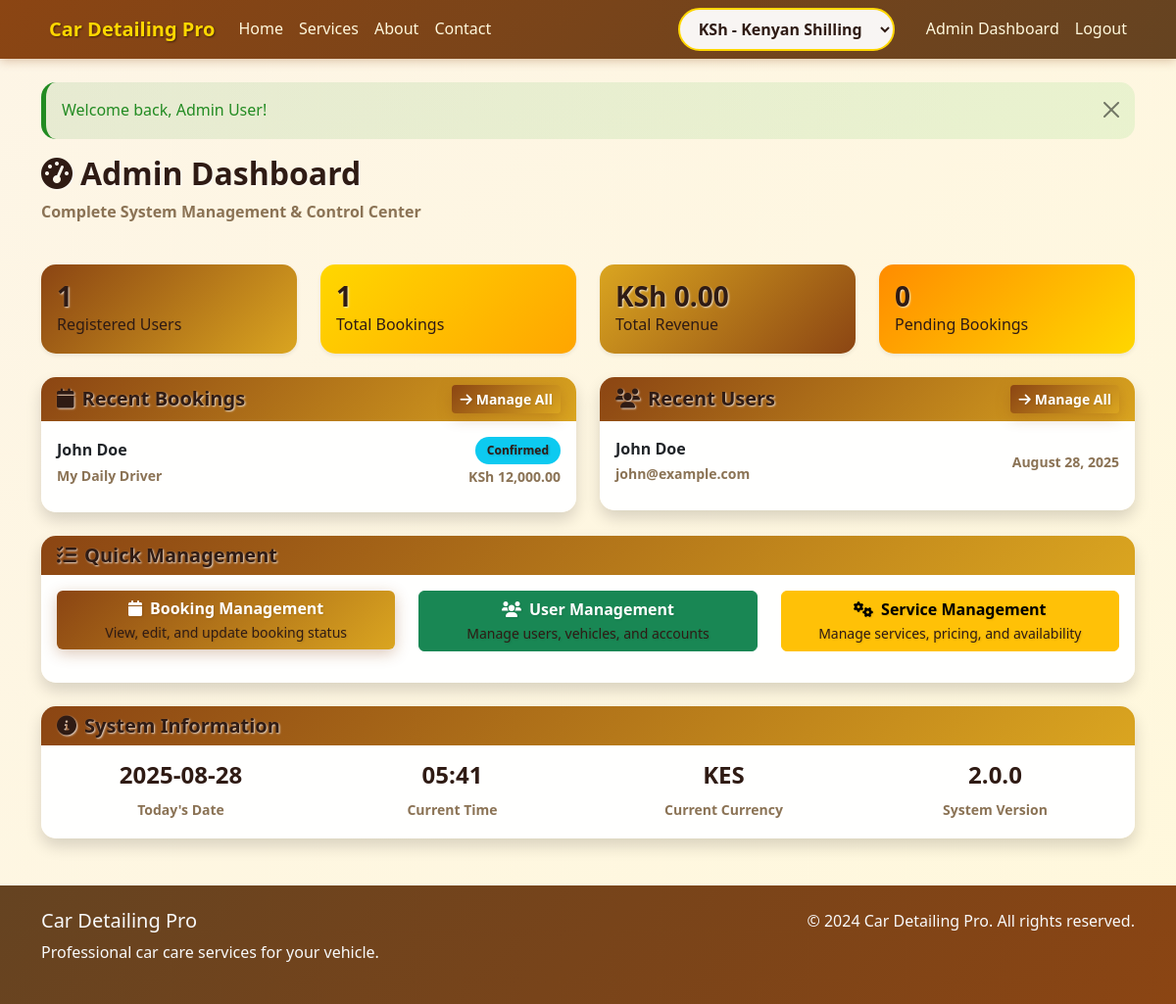
/index.php?page=admin (signed in), run on the app's committed database.
### tables this page shows
CREATE TABLE bookings (
    id INT AUTO_INCREMENT PRIMARY KEY,
    user_id INT NOT NULL,
    vehicle_id INT NOT NULL,
    service_type ENUM('mobile', 'facility') NOT NULL,
    appointment_date DATE NOT NULL,
    appointment_time TIME NOT NULL,
    location TEXT,
    total_amount DECIMAL(10,2) NOT NULL,
    status ENUM('pending', 'confirmed', 'in_progress', 'completed', 'cancelled') DEFAULT 'pending',
    admin_notes TEXT,
    created_at TIMESTAMP DEFAULT CURRENT_TIMESTAMP,
    updated_at TIMESTAMP DEFAULT CURRENT_TIMESTAMP ON UPDATE CURRENT_TIMESTAMP,
    FOREIGN KEY (user_id) REFERENCES users(id) ON DELETE CASCADE,
    FOREIGN KEY (vehicle_id) REFERENCES vehicles(id) ON DELETE CASCADE,
    INDEX idx_user_id (user_id),
    INDEX idx_vehicle_id (vehicle_id),
    INDEX idx_status (status),
    INDEX idx_appointment_date (appointment_date),
    INDEX idx_service_type (service_type)
);

CREATE TABLE users (
    id INT AUTO_INCREMENT PRIMARY KEY,
    full_name VARCHAR(100) NOT NULL,
    email VARCHAR(100) UNIQUE NOT NULL,
    phone VARCHAR(20) NOT NULL,
    password VARCHAR(255) NOT NULL,
    is_admin TINYINT(1) DEFAULT 0,
    email_verified TINYINT(1) DEFAULT 0,
    verification_token VARCHAR(255),
    reset_token VARCHAR(255),
    reset_token_expires DATETIME,
    created_at TIMESTAMP DEFAULT CURRENT_TIMESTAMP,
    updated_at TIMESTAMP DEFAULT CURRENT_TIMESTAMP ON UPDATE CURRENT_TIMESTAMP,
    INDEX idx_email (email),
    INDEX idx_admin (is_admin)
);

CREATE TABLE vehicles (
    id INT AUTO_INCREMENT PRIMARY KEY,
    user_id INT NOT NULL,
    nickname VARCHAR(100) NOT NULL,
    make VARCHAR(50) NOT NULL,
    model VARCHAR(50) NOT NULL,
    year INT NOT NULL,
    type VARCHAR(20) NOT NULL,
    color VARCHAR(30),
    license_plate VARCHAR(20),
    vin VARCHAR(17),
    is_default TINYINT(1) DEFAULT 0,
    created_at TIMESTAMP DEFAULT CURRENT_TIMESTAMP,
    updated_at TIMESTAMP DEFAULT CURRENT_TIMESTAMP ON UPDATE CURRENT_TIMESTAMP,
    FOREIGN KEY (user_id) REFERENCES users(id) ON DELETE CASCADE,
    INDEX idx_user_id (user_id),
    INDEX idx_default (is_default)
);

### pages/admin.php (the view, shortened to what this page needs)
<?php
$user_count = $conn->query("SELECT COUNT(*) as count FROM users WHERE is_admin = 0")->fetch_assoc()['count'];
$booking_count = $conn->query("SELECT COUNT(*) as count FROM bookings")->fetch_assoc()['count'];
$revenue = $conn->query("SELECT SUM(total_amount) as total FROM bookings WHERE status = 'completed'")->fetch_assoc()['total'] ?? 0;
$pending_bookings = $conn->query("SELECT COUNT(*) as count FROM bookings WHERE status = 'pending'")->fetch_assoc()['count'];
?>
<div class="admin-dashboard">
    <div class="row mb-4">
        <div class="col-12">
            <h2 class="text-primary">
                <i class="fas fa-tachometer-alt me-2"></i>Admin Dashboard
            </h2>
            <p class="text-muted">Complete System Management & Control Center</p>
        </div>
    </div>
    <div class="row mb-4">
        <div class="col-md-3">
            <div class="card border-0 shadow-sm" style="background: linear-gradient(135deg, var(--primary-color), var(--accent-color));">
                <div class="card-body text-white">
                    <h3 class="mb-0 fw-bold"><?php echo $user_count; ?></h3>
                    <p class="mb-0">Registered Users</p>
                </div>
            </div>
        </div>
        <div class="col-md-3">
            <div class="card border-0 shadow-sm" style="background: linear-gradient(135deg, var(--secondary-color), #FFA500);">
                <div class="card-body text-dark">
                    <h3 class="mb-0 fw-bold"><?php echo $booking_count; ?></h3>
                    <p class="mb-0">Total Bookings</p>
                </div>
            </div>
        </div>
        <div class="col-md-3">
            <div class="card border-0 shadow-sm" style="background: linear-gradient(135deg, var(--accent-color), var(--primary-color));">
                <div class="card-body text-white">
                    <h3 class="mb-0 fw-bold"><?php echo format_currency($revenue); ?></h3>
                    <p class="mb-0">Total Revenue</p>
                </div>
            </div>
        </div>
        <div class="col-md-3">
            <div class="card border-0 shadow-sm" style="background: linear-gradient(135deg, var(--warning-color), #FFD700);">
                <div class="card-body text-dark">
                    <h3 class="mb-0 fw-bold"><?php echo $pending_bookings; ?></h3>
                    <p class="mb-0">Pending Bookings</p>
                </div>
            </div>
        </div>
    </div>
    <div class="row">
        <div class="col-md-6">
            <div class="card shadow">
                <div class="card-header d-flex justify-content-between align-items-center">
                    <h5 class="mb-0"><i class="fas fa-calendar me-2"></i>Recent Bookings</h5>
                    <a href="index.php?page=admin_bookings" class="btn btn-primary btn-sm">
                        <i class="fas fa-arrow-right me-1"></i>Manage All
                    </a>
                </div>
                <div class="card-body">
                    <?php
                    $recent_bookings = $conn->query("SELECT b.*, u.full_name, v.nickname as vehicle_nickname
                                                   FROM bookings b
                                                   JOIN users u ON b.user_id = u.id
                                                   JOIN vehicles v ON b.vehicle_id = v.id
                                                   ORDER BY b.created_at DESC LIMIT 5")->fetch_all(MYSQLI_ASSOC);
                    ?>
                    <?php if (empty($recent_bookings)): ?>
                        <p class="text-muted">No recent bookings</p>
                    <?php else: ?>
                        <?php foreach ($recent_bookings as $booking): ?>
                            <div class="d-flex justify-content-between align-items-center mb-2">
                                <div>
                                    <strong><?php echo htmlspecialchars($booking['full_name']); ?></strong><br>
                                    <small class="text-muted"><?php echo htmlspecialchars($booking['vehicle_nickname']); ?></small>
                                </div>
                                <div class="text-end">
                                    <span class="badge <?php echo get_status_badge_class($booking['status']); ?>">
                                        <?php echo get_status_display($booking['status']); ?>
                                    </span><br>
                                    <small class="text-muted"><?php echo format_currency($booking['total_amount'] ?? 0); ?></small>
                                </div>
                            </div>
                        <?php endforeach; ?>
                    <?php endif; ?>
                </div>
            </div>
        </div>
        <div class="col-md-6">
            <div class="card shadow">
                <div class="card-header d-flex justify-content-between align-items-center">
                    <h5 class="mb-0"><i class="fas fa-users me-2"></i>Recent Users</h5>
                    <a href="index.php?page=admin_users" class="btn btn-primary btn-sm">
                        <i class="fas fa-arrow-right me-1"></i>Manage All
                    </a>
                </div>
                <div class="card-body">
                    <?php
                    $recent_users = $conn->query("SELECT * FROM users WHERE is_admin = 0 ORDER BY created_at DESC LIMIT 5")->fetch_all(MYSQLI_ASSOC);
                    ?>
                    <?php if (empty($recent_users)): ?>
                        <p class="text-muted">No recent users</p>
                    <?php else: ?>
                        <?php foreach ($recent_users as $user): ?>
                            <div class="d-flex justify-content-between align-items-center mb-2">
                                <div>
                                    <strong><?php echo htmlspecialchars($user['full_name']); ?></strong><br>
                                    <small class="text-muted"><?php echo htmlspecialchars($user['email']); ?></small>
                                </div>
                                <div class="text-end">
                                    <small class="text-muted"><?php echo format_date($user['created_at']); ?></small>
                                </div>
                            </div>
                        <?php endforeach; ?>
                    <?php endif; ?>
                </div>
            </div>
        </div>
    </div>
    <div class="row mt-4">
        <div class="col-12">
            <div class="card shadow">
                <div class="card-header">
                    <h5 class="mb-0"><i class="fas fa-tasks me-2"></i>Quick Management</h5>
                </div>
                <div class="card-body">
                    <div class="row">
                        <div class="col-md-4">
                            <a href="index.php?page=admin_bookings" class="btn btn-primary w-100 mb-3">
                                <i class="fas fa-calendar me-2"></i>Booking Management
                                <br><small>View, edit, and update booking status</small>
                            </a>
                        </div>
                        <div class="col-md-4">
                            <a href="index.php?page=admin_users" class="btn btn-success w-100 mb-3">
                                <i class="fas fa-users me-2"></i>User Management
                                <br><small>Manage users, vehicles, and accounts</small>
                            </a>
                        </div>
                        <div class="col-md-4">
                            <a href="index.php?page=admin_services" class="btn btn-warning w-100 mb-3">
                                <i class="fas fa-cogs me-2"></i>Service Management
                                <br><small>Manage services, pricing, and availability</small>
                            </a>
                        </div>
                    </div>
                </div>
            </div>
        </div>
    </div>
    <div class="row mt-4">
        <div class="col-12">
            <div class="card shadow">
                <div class="card-header">
                    <h5 class="mb-0"><i class="fas fa-info-circle me-2"></i>System Information</h5>
                </div>
                <div class="card-body">
                    <div class="row text-center">
                        <div class="col-md-3">
                            <h4 class="text-primary"><?php echo date('Y-m-d'); ?></h4>
                            <small class="text-muted">Today's Date</small>
                        </div>
                        <div class="col-md-3">
                            <h4 class="text-success"><?php echo date('H:i'); ?></h4>
                            <small class="text-muted">Current Time</small>
                        </div>
                        <div class="col-md-3">
                            <h4 class="text-info"><?php echo getCurrentCurrency(); ?></h4>
                            <small class="text-muted">Current Currency</small>
                        </div>
                        <div class="col-md-3">
                            <h4 class="text-warning">2.0.0</h4>
                            <small class="text-muted">System Version</small>
                        </div>
                    </div>
                </div>
            </div>
        </div>
    </div>
</div>

### assets/css/style.css (style rules this page uses)
:root { --primary-color: #8B4513; --secondary-color: #FFD700; --accent-color: #DAA520; --light-gold: #FFF8DC; --dark-brown: #654321; --warm-white: #FDF5E6; --text-dark: #2F1B14; --text-light: #8B7355; --success-color: #228B22; --danger-color: #DC143C; --warning-color: #FF8C00; --info-color: #4169E1; }
body { font-family: 'Segoe UI', Tahoma, Geneva, Verdana, sans-serif; background: linear-gradient(135deg, var(--warm-white) 0%, var(--light-gold) 100%); color: var(--text-dark); line-height: 1.6; }
.btn-primary { background: linear-gradient(135deg, var(--primary-color) 0%, var(--accent-color) 100%); border: none; color: white; transition: all 0.3s ease; box-shadow: 0 4px 15px rgba(139, 69, 19, 0.3); }
.card { background: rgba(255, 255, 255, 0.95); border: none; border-radius: 15px; box-shadow: 0 8px 25px rgba(139, 69, 19, 0.15); transition: all 0.3s ease; backdrop-filter: blur(10px); }
.card-header { background: linear-gradient(135deg, var(--primary-color) 0%, var(--accent-color) 100%); color: white; border-radius: 15px 15px 0 0 !important; border: none; }
.badge { padding: 8px 12px; border-radius: 20px; font-weight: 600; }
.admin-dashboard h2, .admin-dashboard h3, .admin-dashboard h4, .admin-dashboard h5, .admin-dashboard h6 { color: #2F1B14 !important; font-weight: 700 !important; text-shadow: 1px 1px 2px rgba(255, 255, 255, 0.8); }
.admin-dashboard p, .admin-dashboard span, .admin-dashboard small { color: #2F1B14 !important; font-weight: 500 !important; }
.admin-dashboard .text-muted { color: #8B7355 !important; font-weight: 600 !important; }
.admin-dashboard .badge { font-weight: 600 !important; text-shadow: 1px 1px 2px rgba(0, 0, 0, 0.2); }
.admin-dashboard .btn { font-weight: 600 !important; text-shadow: 1px 1px 2px rgba(0, 0, 0, 0.1); }

### data on the page
bookings: user.full_name "John Doe", vehicle.nickname "My Daily Driver", status "Confirmed", total_amount "KSh 12,000.00"
users: full_name "John Doe", email "john@example.com", created_at "August 28, 2025"

### other printed values
$flash['message'] "Welcome back, Admin User!"
$user_count "1"
$booking_count "1"
format_currency($revenue) "KSh 0.00"
$pending_bookings "0"
getCurrentCurrency() "KES"
form field value "KSh - Kenyan Shilling"
